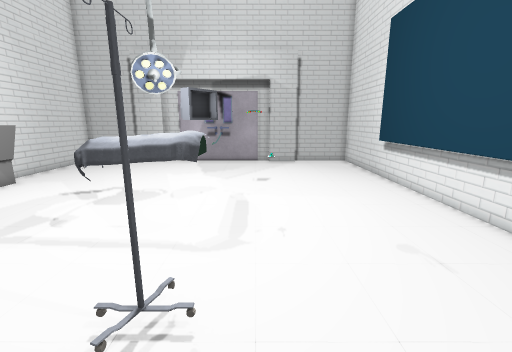
[1] (above)

12 first-person views from a walk through a scene from a Unity 3-D project. The camera is 1.5 m above the floor, tilts 12° down and sees 90° across. The floor is counted in squares, 0.5 m on a side. Each view is taken from the middle of a square. On the plan, view 1 faces up. The plan holds only what a view shows up to about 19 squares ahead; the rest is blank. The player character is not drawn. Some animated figures are not drawn. Some surface patterns are stand-ins.

[2]
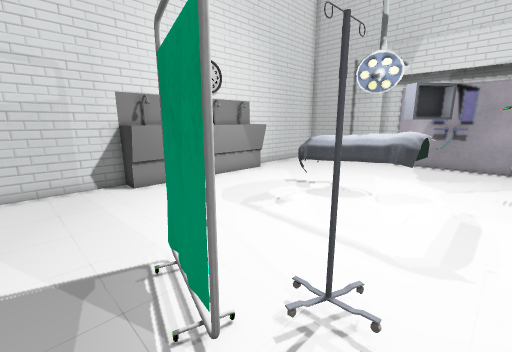

[3]
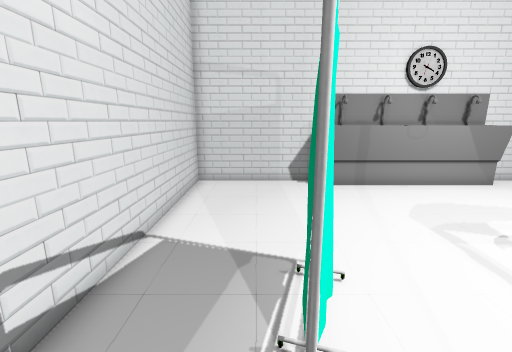

[4]
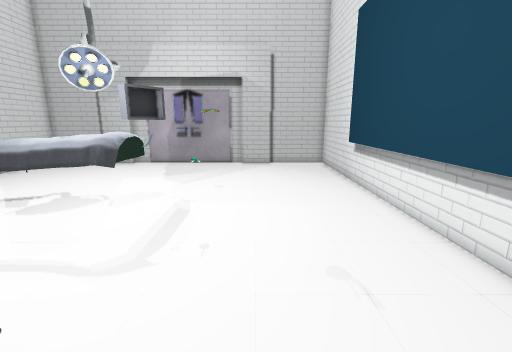

[5]
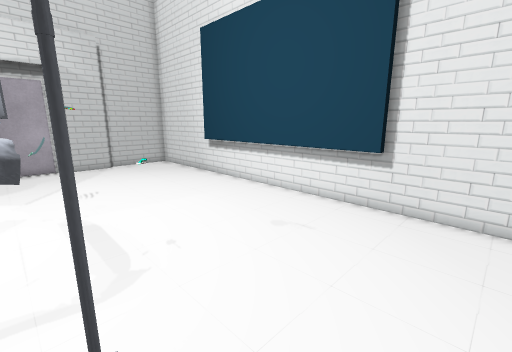

[6]
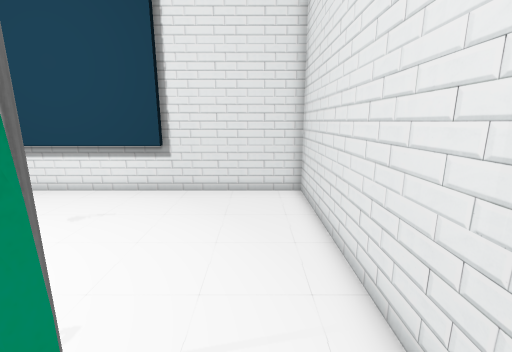

[7]
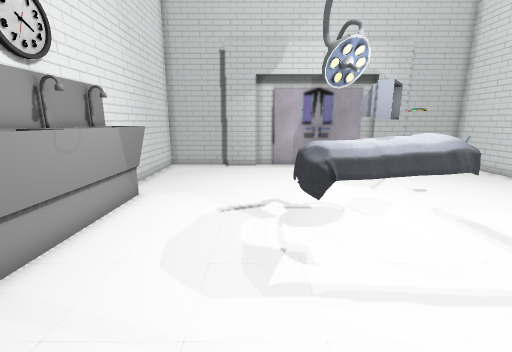

[8]
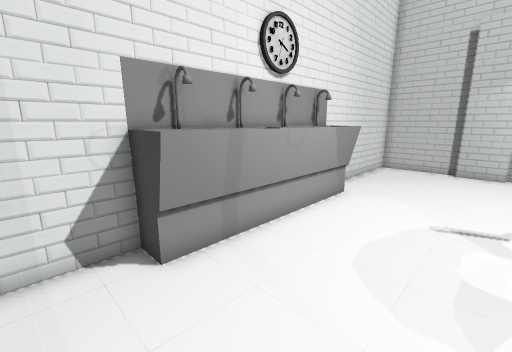

[9]
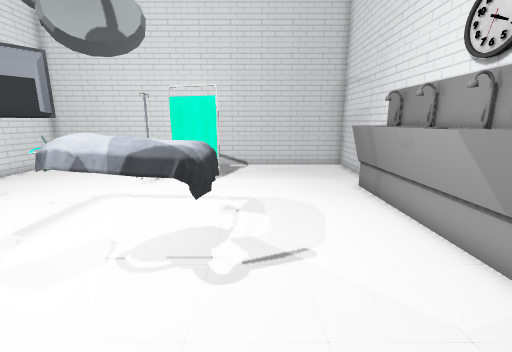

[10]
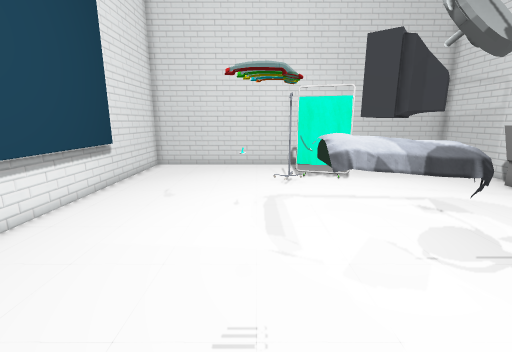

[11]
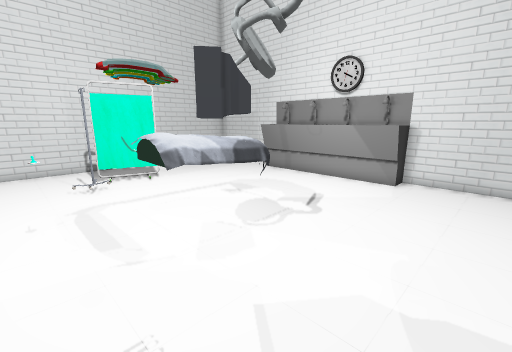

[12]
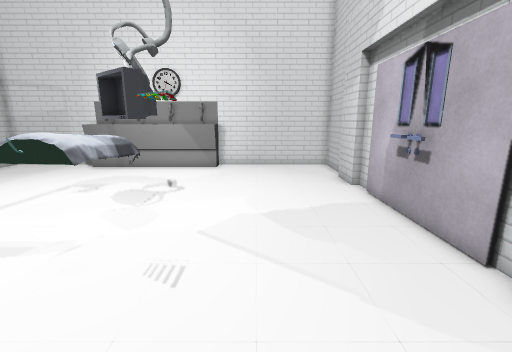

### Floor plan
Points are (right, up) in squares from view 1. A wall is a line through its corners. A room is listed if a view was taken in it or the views show most of it. See-through windows are left out.
Room 1 (views 1, 2, 3, 4, 5, 6, 7, 8, 9, 10, 11, 12)
walls: (-3, 19.6) (-3.6, 19.6); (-2, 19.6) (-2.7, 19.6); (6.7, 4) (6.7, 14); (-13, 4.1) (-13, -2) (7, -2) (7, 20) (3, 20); (0.2, 19.8) (-5.9, 19.8); (-7, 19.6) (-9, 19.6); (-5.8, 20) (-7, 20); (1, 20) (0, 20); (3.1, 19.6) (1, 19.6); (-9, 20) (-13, 20) (-13, 12.4)
objects: sink (-13, 4) to (-11, 8); sink (-13, 8) to (-11, 12); other object (-6, 8) to (-2, 10); other object (-5, 2) to (-2, 2); TV (-3, 11) to (-2, 12); other object (0, 7)

Where each view was taken, in squares from view 1:
view 1: 0 up, 0 right, facing up
view 2: 0 up, 0 right, facing up-left
view 3: 1 up, 0 right, facing left
view 4: 1 up, 2 right, facing up
view 5: 1 up, 2 left, facing up-right
view 6: 0 up, 4 left, facing right
view 7: 2 up, 7 left, facing up
view 8: 2 up, 7 left, facing up-left
view 9: 16 up, 7 left, facing down
view 10: 16 up, 0 right, facing down
view 11: 16 up, 1 right, facing down-left
view 12: 15 up, 5 right, facing left
